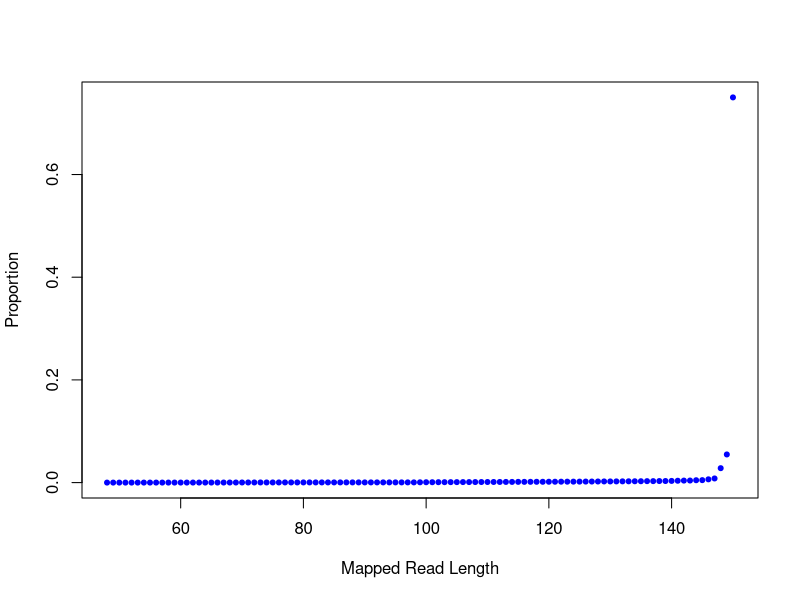

The R source for this figure:
png("/rds/user/is460/hpc-work/muscle-rnaseq/ezbamqc/output/figs/srpk3_hom_ttnb_het_7.readlen_profile.png",width=500,height=500,units="px")
readlen_val=c(48,49,50,51,52,53,54,55,56,57,58,59,60,61,62,63,64,65,66,67,68,69,70,71,72,73,74,75,76,77,78,79,80,81,82,83,84,85,86,87,88,89,90,91,92,93,94,95,96,97,98,99,100,101,102,103,104,105,106,107,108,109,110,111,112,113,114,115,116,117,118,119,120,121,122,123,124,125,126,127,128,129,130,131,132,133,134,135,136,137,138,139,140,141,142,143,144,145,146,147,148,149,150)
readlen_count=c(72,142,268,391,544,856,938,1162,1358,1470,1962,2014,2210,2467,2888,3035,3398,3549,4442,4775,5552,6273,8162,8661,9490,10497,9888,10484,11179,12287,11435,12022,12149,13062,12497,12728,13068,13207,13503,13620,13529,14019,13790,14185,14517,14470,14782,14910,14661,15272,15421,20950,25774,26723,29420,30351,32509,33716,36313,36793,39218,40794,42441,43921,45251,47928,49009,52713,53131,55069,56940,58356,60846,62212,64966,66669,68427,70019,73716,75701,78828,83112,82955,85620,89307,92327,95885,98214,103701,105223,111327,113171,120588,132639,144248,147999,170086,176310,235121,297267,1037338,2024970,27722261)
plot(readlen_val,(readlen_count/36952604),pch=20,xlab="Mapped Read Length",ylab="Proportion",col="blue")
dev.state=dev.off()
